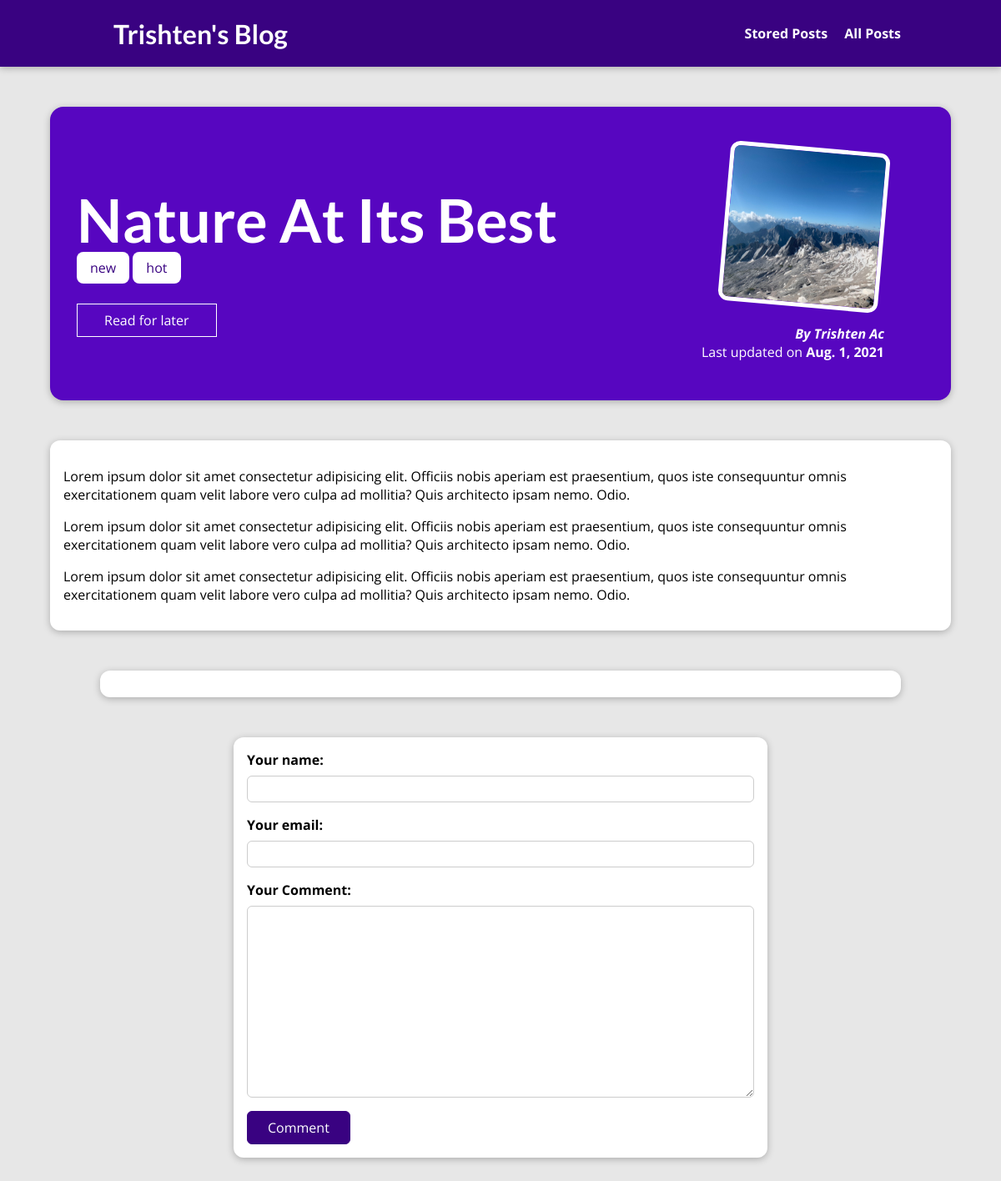
The app's page /posts/into-the-woods with its own data.
### blog/models.py (models this page shows, shortened)
class Post(models.Model):
    title = models.CharField(max_length=150)
    excerpt = models.CharField(max_length=200)
    image = models.ImageField(upload_to="posts", null=True)
    date = models.DateField(auto_now=True)
    slug = models.SlugField(unique=True, db_index=True)
    content = models.TextField(validators=[MinLengthValidator(10)])
    author = models.ForeignKey(Author, on_delete=models.SET_NULL, null=True ,related_name="posts")
    tags = models.ManyToManyField(Tag)

class Tag(models.Model):
    caption = models.CharField(max_length=20)

class Author(models.Model):
    first_name = models.CharField(max_length=80)
    last_name = models.CharField(max_length=80)
    email = models.EmailField(max_length=254)
    def __str__(self):
        return f"{self.first_name} {self.last_name}"

### blog/views.py (the view)
# urls.py: path("posts/<slug:slug>", views.SinglePostView.as_view(), name="post-detail-page"),
class SinglePostView(View):
    template_name = "blog/post-detail.html"
    model = Post
    def is_stored_post(self, request, post_id):
        stored_posts = request.session.get("stored_posts")
        if stored_posts is not None:
            is_saved_for_later = post_id in stored_posts
        else:
            is_saved_for_later = False
        return is_saved_for_later
    def get(self, request, slug):
        post = Post.objects.get(slug=slug)
        context = {
            "post": post,
            "post_tags": post.tags.all(),
            "comment_form": CommentForm(),
            "comments": post.comments.all().order_by("-id"),
            "saved_for_later" : self.is_stored_post(request, post.id)
        }
        return render(request, "blog/post-detail.html", context)
    def post(self, request, slug):
        comment_form = CommentForm(request.POST)
        post = Post.objects.get(slug=slug)
        if comment_form.is_valid():
            """
            inorder to make comment editable, we need to get a refrence of the model,
            we can do this by enabling commit set to false on save method, which will halt comment to hit database
            and creates an instance of the the post.
            """
            comment = comment_form.save(commit=False)
            comment.post = post
            """ now call save method and redirect"""
            comment.save()
            return HttpResponseRedirect(reverse("post-detail-page", args=[slug]))
        """
        if comment form validation fails then re fetch the context from get,

        """
        context = {
            "post": post,
            "post_tags": post.tags.all(),
            "comment_form": comment_form,
            "comments": post.comments.all().order_by("-id"),
            "saved_for_later" : self.is_stored_post(request, post.id)
        }
        return render(request, "blog/post-detail.html", context)

### blog/forms.py
class CommentForm(forms.ModelForm):
    class Meta:
        model = Comment
        exclude = ["post"]
        labels = {
            "user_name": "Your name",
            "user_email": "Your email",
            "text": "Your Comment"
        }

### blog/templates/blog/post-detail.html (shortened to what this page needs)
{% extends 'base.html' %}
{% load static %}
{% block content %}
    {% block css_files %}
        <link rel="stylesheet" href="{% static 'blog/post-detail.css' %}">
    {% endblock %}
    <section id="summary">
            <h2>{{ post.title}} </h2>
            <div>
                {% for tag in post_tags %}
                <span class="tag">{{ tag.caption}}</span>
                {% endfor %}
            </div>
            <div id="read-later">
                <form action="{% url 'read-later' %}" method="POST">
                    <button>
                    {% if saved_for_later %}
                    Remove from later list
                    {% else %}
                    Read for later
                    {% endif %}
                    </button>
                </form>
            </div>
            <article>
                <img src="{{ post.image.url }}" alt="Post title">
                <address>By <a href="{{post.author.email}}">{{ post.author }}</a></address>
                <div>
                    Last updated on <time>{{ post.date}}<time>
                </div>
            </article>
    </section>
    <main>
        {{ post.content|linebreaks}}
    </main>
    <section id="comments">
    </section>
    <div>
        <form id="comment-form" action="{% url 'post-detail-page' post.slug %}" method="POST">
            {% for form_field in comment_form %}
                <div class="
                    form-control
                ">
                    {{ form_field.label_tag}}
                    {{ form_field }}
                </div>
            {% endfor %}
            <button>Comment</button>
        </form>
    </div>
{% endblock %}

### static/app.css (style rules this page uses)
* { box-sizing: border-box; }
html { font-family: "Open Sans", "Lato", sans-serif; }
body { margin: 0; }
h1, h2, h3 { font-family: "Lato", sans-serif; font-weight: bold; }

### blog/static/blog/post-detail.css (style rules this page uses)
body { background-color: #e7e7e7; }
#summary { margin: 8rem auto 3rem auto; padding: 2rem; width: 90%; max-width: 90rem; border-radius: 16px; background-color: #5706c0; position: relative; box-shadow: 0 2px 8px rgba(0, 0, 0, 0.25); height: 22rem; }
#summary h2 { color: white; font-size: 4.5rem; margin-bottom: 0.25rem; }
#summary article { position: absolute; top: 2rem; right: 3rem; padding: 1rem 2rem; border-radius: 12px; text-align: right; color: white; }
#summary article img { width: 12rem; height: 12rem; border-radius: 12px; transform: rotateZ(5deg); border: 5px solid white; margin-bottom: 1rem; }
#summary address { font-weight: bold; }
#summary a { color: white; text-decoration: none; }
#summary time { font-weight: bold; }
#read-later { margin: 2rem 0; }
#read-later button { background-color: transparent; border: 1px solid white; padding: 0.5rem 2rem; font: inherit; color: white; cursor: pointer; }
main { width: 90%; max-width: 90rem; margin: 3rem auto; background-color: white; padding: 1rem; border-radius: 12px; box-shadow: 0 2px 8px rgba(0, 0, 0, 0.25); }
.tag { background-color: white; color: #390281; padding: 0.5rem 1rem; border-radius: 8px; }
#comment-form { margin: 3rem auto; width: 90%; max-width: 40rem; border-radius: 12px; background-color: white; box-shadow: 0 2px 8px rgba(0, 0, 0, 0.25); padding: 1rem; }
#comment-form button { font: inherit; background-color: #390281; color: white; border: 1px solid #390281; padding: 0.5rem 1.5rem; border-radius: 6px; cursor: pointer; }
.form-control { margin-bottom: 1rem; }
.form-control label { font-weight: bold; margin-bottom: 0.5rem; display: block; }
.form-control input, .form-control textarea { display: block; width: 100%; font: inherit; padding: 0.25rem; border-radius: 6px; border: 1px solid #ccc; }
#comments { margin: 3rem auto; width: 90%; max-width: 60rem; border-radius: 12px; background-color: white; box-shadow: 0 2px 8px rgba(0, 0, 0, 0.25); padding: 1rem 2rem; }

### records on screen
Post: title "Nature At Its Best", image (picture), author "Trishten Ac", date "Aug. 1, 2021", content "Lorem ipsum dolor sit amet consectetur adipisicing elit. Officiis nobis aperiam est praesentium, quos iste consequuntur omnis exercitationem quam velit labore vero culpa ad mollitia? Quis architecto ipsam nemo. Odio. Lorem ipsum dolor sit amet consectetur adipisicing elit. Officiis nobis aperiam est praesentium, quos iste consequuntur omnis exercitationem quam velit labore vero culpa ad mollitia? Quis architecto ipsam nemo. Odio. Lorem ipsum dolor sit amet consectetur adipisicing elit. Officiis nobis aperiam est praesentium, quos iste consequuntur omnis exercitationem quam velit labore vero culpa ad mollitia? Quis architecto ipsam nemo. Odio."
Tag: caption "new"
Tag: caption "hot"
